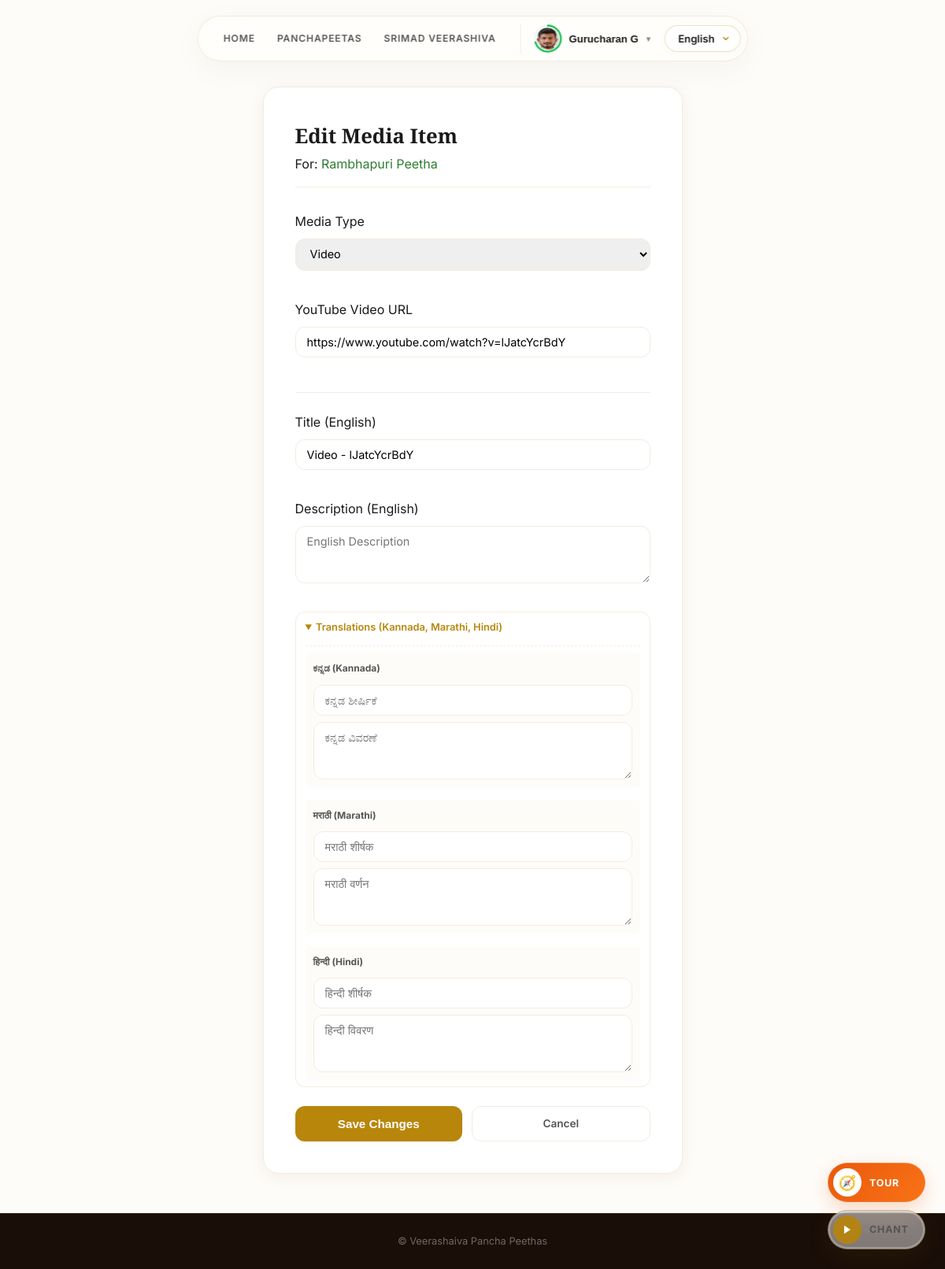
/dashboard/peetha/rambhapuri/media/20/edit/ (signed in), run on the app's committed database.
### peethas/models.py (models this page shows, shortened)
class UserProfile(models.Model):
    GENDER_CHOICES = (
        ('male', 'Male'),
        ('female', 'Female'),
        ('other', 'Other'),
    )
    user = models.OneToOneField(User, on_delete=models.CASCADE, related_name='profile_profile')
    phone_number = models.CharField(max_length=20, blank=True)
    address = models.TextField(blank=True)
    profile_pic = models.ImageField(upload_to='profile_pics/', blank=True, null=True)
    gender = models.CharField(max_length=10, choices=GENDER_CHOICES, default='male')
    gotra = models.CharField(max_length=100, blank=True)
    nakshatra = models.CharField(max_length=100, blank=True)
    rashi = models.CharField(max_length=100, blank=True)
    date_of_birth = models.DateField(null=True, blank=True)
    def completion_percentage(self):
        fields = [
            self.user.first_name,
            self.user.email,
            self.phone_number,
            self.address,
            self.profile_pic,
            self.gender,
            self.gotra,
            self.nakshatra,
            self.rashi,
            self.date_of_birth
        ]
        filled = sum(1 for f in fields if f)
        return int((filled / len(fields)) * 100)

class Peetha(models.Model):
    name = models.CharField(max_length=200)
    slug = models.SlugField(unique=True)
    acharya = models.CharField(max_length=200, help_text="Founding Acharya name")
    simhasana = models.CharField(max_length=200, help_text="Name of the Simhasana (throne)")
    location = models.CharField(max_length=300)
    state = models.CharField(max_length=100, blank=True)
    current_swamiji = models.CharField(max_length=400, blank=True)
    associated_linga = models.CharField(max_length=200)
    associated_linga_map_url = models.URLField(blank=True, help_text="Google Maps URL for the associated Linga location")
    color = models.CharField(max_length=50, help_text="CSS color for this Peetha")
    description = models.TextField(help_text="Brief summary")
    history = models.TextField(help_text="Detailed history and origin story")
    order = models.PositiveIntegerField(default=0)
    mutt_photo = models.ImageField(upload_to='peetha_media/mutts/', blank=True, null=True, help_text="Photo of the Mutt/monastery")
    swamiji_photo = models.ImageField(upload_to='peetha_media/swamiji/', blank=True, null=True, help_text="Photo of the current Jagathguru")
    swamiji_bio = models.TextField(blank=True, help_text="Biography of the current Jagathguru")
    contact_phone = models.CharField(max_length=50, blank=True)
    contact_email = models.EmailField(blank=True)
    contact_address = models.TextField(blank=True)
    live_youtube_url = models.URLField(blank=True, null=True, help_text="YouTube Live stream URL (leave blank if not active)")
    live_youtube_title = models.CharField(max_length=200, blank=True, null=True, help_text="Custom title for the live stream (defaults to 'Swamiji Divine Live Stream' if blank)")
    name_kn = models.CharField(max_length=200, blank=True)
    acharya_kn = models.CharField(max_length=200, blank=True)
    simhasana_kn = models.CharField(max_length=200, blank=True)
    location_kn = models.CharField(max_length=300, blank=True)
    current_swamiji_kn = models.CharField(max_length=400, blank=True)
    associated_linga_kn = models.CharField(max_length=200, blank=True)
    description_kn = models.TextField(blank=True)
    history_kn = models.TextField(blank=True)
    name_mr = models.CharField(max_length=200, blank=True)
    acharya_mr = models.CharField(max_length=200, blank=True)
    simhasana_mr = models.CharField(max_length=200, blank=True)
    location_mr = models.CharField(max_length=300, blank=True)
    current_swamiji_mr = models.CharField(max_length=400, blank=True)
    associated_linga_mr = models.CharField(max_length=200, blank=True)
    description_mr = models.TextField(blank=True)
    history_mr = models.TextField(blank=True)
    name_hi = models.CharField(max_length=200, blank=True)
    acharya_hi = models.CharField(max_length=200, blank=True)
    simhasana_hi = models.CharField(max_length=200, blank=True)
    location_hi = models.CharField(max_length=300, blank=True)
    current_swamiji_hi = models.CharField(max_length=400, blank=True)
    associated_linga_hi = models.CharField(max_length=200, blank=True)
    description_hi = models.TextField(blank=True)
    history_hi = models.TextField(blank=True)
    name_te = models.CharField(max_length=200, blank=True)
    acharya_te = models.CharField(max_length=200, blank=True)
    simhasana_te = models.CharField(max_length=200, blank=True)
    location_te = models.CharField(max_length=300, blank=True)
    current_swamiji_te = models.CharField(max_length=400, blank=True)
    associated_linga_te = models.CharField(max_length=200, blank=True)
    description_te = models.TextField(blank=True)
    history_te = models.TextField(blank=True)
    name_ta = models.CharField(max_length=200, blank=True)
    acharya_ta = models.CharField(max_length=200, blank=True)
    simhasana_ta = models.CharField(max_length=200, blank=True)
    location_ta = models.CharField(max_length=300, blank=True)
    current_swamiji_ta = models.CharField(max_length=400, blank=True)
    associated_linga_ta = models.CharField(max_length=200, blank=True)
    description_ta = models.TextField(blank=True)
    history_ta = models.TextField(blank=True)
    name_ml = models.CharField(max_length=200, blank=True)
    acharya_ml = models.CharField(max_length=200, blank=True)
    simhasana_ml = models.CharField(max_length=200, blank=True)
    location_ml = models.CharField(max_length=300, blank=True)
    current_swamiji_ml = models.CharField(max_length=400, blank=True)
    associated_linga_ml = models.CharField(max_length=200, blank=True)
    description_ml = models.TextField(blank=True)
    history_ml = models.TextField(blank=True)
    class Meta:
        ordering = ['order']

class PeethaMedia(models.Model):
    MEDIA_CHOICES = (
        ('photo', 'Photo'),
        ('video', 'Video'),
    )
    peetha = models.ForeignKey(Peetha, on_delete=models.CASCADE, related_name='media')
    media_type = models.CharField(max_length=10, choices=MEDIA_CHOICES, default='photo')
    photo_file = models.ImageField(upload_to='peetha_media/photos/', blank=True, null=True)
    youtube_url = models.URLField(blank=True, null=True, help_text="YouTube Video URL")
    title = models.CharField(max_length=200)
    description = models.TextField(blank=True)
    uploaded_at = models.DateTimeField(auto_now_add=True)
    title_kn = models.CharField(max_length=200, blank=True)
    description_kn = models.TextField(blank=True)
    title_mr = models.CharField(max_length=200, blank=True)
    description_mr = models.TextField(blank=True)
    title_hi = models.CharField(max_length=200, blank=True)
    description_hi = models.TextField(blank=True)
    title_te = models.CharField(max_length=200, blank=True)
    description_te = models.TextField(blank=True)
    title_ta = models.CharField(max_length=200, blank=True)
    description_ta = models.TextField(blank=True)
    title_ml = models.CharField(max_length=200, blank=True)
    description_ml = models.TextField(blank=True)
    class Meta:
        ordering = ['-uploaded_at']

### peethas/views.py (the view)
# urls.py: path('dashboard/peetha/<slug:slug>/media/<int:pk>/edit/', views.media_edit, name='media_edit'),
@login_required(login_url='peethas:login')
def media_edit(request, slug, pk):
    peetha = get_object_or_404(Peetha, slug=slug)
    check_peetha_authorization(request.user, peetha)
    media_item = get_object_or_404(PeethaMedia, pk=pk, peetha=peetha)
    if request.method == 'POST':
        form = PeethaMediaEditForm(request.POST, request.FILES, instance=media_item)
        if form.is_valid():
            form.save()
            messages.success(request, "Media item updated successfully.")
            return redirect('peethas:dashboard_peetha', slug=peetha.slug)
        else:
            for error in form.errors.values():
                messages.error(request, error)
    else:
        form = PeethaMediaEditForm(instance=media_item)
    lang = get_language(request)
    return render(request, 'peethas/dashboard_edit.html', {
        'peetha': peetha,
        'edit_type': 'media',
        'media_item': media_item,
        'form': form,
        'labels': TRANSLATIONS['en'],
        'lang': lang,
    })

### peethas/templates/peethas/dashboard_edit.html (shortened to what this page needs)
{% extends "peethas/index.html" %}
{% block content %}
<section class="edit-section">
    <div class="container">
        <div class="edit-card">
            <div class="edit-header">
                <h2>Edit {% if edit_type == 'media' %}Media Item{% elif edit_type == 'travel' %}Travel Event{% elif edit_type == 'building' %}Building{% else %}Pooja/Seva{% endif %}</h2>
                <p>For: <span class="peetha-name" style="color: {{ peetha.color }};">{{ peetha.name }}</span></p>
            </div>
            <form method="post" enctype="multipart/form-data" class="dashboard-form edit-form">
                {% if edit_type == 'media' %}
                    <div class="form-group">
                        <label for="media-type-select">Media Type</label>
                        {{ form.media_type }}
                    </div>
                    <div class="form-group" id="video-field-wrapper" {% if media_item.media_type != 'video' %}style="display: none;"{% endif %}>
                        <label for="youtube-url-input">YouTube Video URL</label>
                        {{ form.youtube_url }}
                    </div>
                    <hr class="form-divider">
                    <div class="form-group">
                        <label>Title (English)</label>
                        {{ form.title }}
                    </div>
                    <div class="form-group">
                        <label>Description (English)</label>
                        {{ form.description }}
                    </div>
                    <details class="multilingual-details" open>
                        <summary>Translations (Kannada, Marathi, Hindi)</summary>
                        <div class="translation-fields">
                            <div class="lang-section-block">
                                <h5>ಕನ್ನಡ (Kannada)</h5>
                                {{ form.title_kn }}
                                {{ form.description_kn }}
                            </div>
                            <div class="lang-section-block">
                                <h5>मराठी (Marathi)</h5>
                                {{ form.title_mr }}
                                {{ form.description_mr }}
                            </div>
                            <div class="lang-section-block">
                                <h5>हिन्दी (Hindi)</h5>
                                {{ form.title_hi }}
                                {{ form.description_hi }}
                            </div>
                        </div>
                    </details>
                {% endif %}
                <div class="form-actions edit-actions">
                    <button type="submit" class="btn-primary">Save Changes</button>
                    <a href="{% url 'peethas:dashboard_peetha' peetha.slug %}" class="btn-secondary">Cancel</a>
                </div>
            </form>
        </div>
    </div>
</section>
{% endblock %}

### peethas/templates/peethas/index.html (shortened to what this page needs)
{% load static socialaccount %}
<!DOCTYPE html>
<html lang="en">
<head>
    <link rel="stylesheet" href="{% static 'css/styles.css' %}?v=4.2">
</head>
<body>
    <header class="site-header">
        <div class="container header-container">
            <nav class="nav-links">
                {% block nav_items %}
                <a href="{% url 'peethas:home' %}" class="nav-link">{{ labels.nav_home|default:"Home" }}</a>
                <a href="{% url 'peethas:home' %}#divine-heritage" class="nav-link">{{ labels.divine_heritage_title }}</a>
                <a href="{% url 'peethas:home' %}#veerashaiva-section" class="nav-link">{{ labels.veerashaiva_title }}</a>
                {% endblock %}
                {% block nav_auth %}
                {% if user.is_authenticated %}
                    <div class="nav-profile-dropdown">
                        <button type="button" class="dropdown-trigger-btn" onclick="toggleUserDropdown(event)" title="Profile Completion: {{ user.profile.completion_percentage }}%">
                            <div style="position: relative; width: 38px; height: 38px; display: flex; align-items: center; justify-content: center; flex-shrink: 0;">
                                <div style="width: 28px; height: 28px; border-radius: 50%; overflow: hidden; background: #f8fafc; display: flex; align-items: center; justify-content: center; z-index: 1;">
                                    {% if user.profile.profile_pic %}
                                        <img src="{{ user.profile.profile_pic.url }}" alt="Profile" style="width: 100%; height: 100%; object-fit: cover;">
                                    {% endif %}
                                </div>
                            </div>
                            <span class="dropdown-trigger-name">{{ user.first_name|default:user.username }}</span>
                            <span class="dropdown-trigger-arrow">▼</span>
                        </button>
                    </div>
                {% endif %}
                {% endblock %}
            </nav>
            <div class="lang-selector-container">
                <div class="custom-dropdown" id="langDropdown">
                    <button class="dropdown-trigger">
                        <span class="current-lang">
                            {% if lang == 'en' %}English{% elif lang == 'kn' %}ಕನ್ನಡ{% elif lang == 'mr' %}मराठी{% elif lang == 'hi' %}हिन्दी{% elif lang == 'te' %}తెలుగు{% elif lang == 'ta' %}தமிழ்{% elif lang == 'ml' %}മലയാളം{% else %}English{% endif %}
                        </span>
                        <span class="dropdown-arrow"></span>
                    </button>
                </div>
            </div>
        </div>
    </header>
    <main>
        {% block content %}{% endblock %}
    </main>
    <footer class="site-footer">
        <div class="container">
            <p>&copy; Veerashaiva Pancha Peethas</p>
        </div>
    </footer>
    <div id="tour-trigger-container" class="tour-trigger-container" style="position: fixed; bottom: 85px; right: 25px; z-index: 1000;">
        <button id="startTourBtn" class="tour-floating-btn" style="background: linear-gradient(135deg, #ea580c, #f97316); color: white; border: 1px solid rgba(255,255,255,0.15); border-radius: 40px; padding: 6px 16px 6px 6px; display: flex; align-items: center; gap: 10px; font-family: 'Inter', sans-serif; cursor: pointer; box-shadow: 0 8px 24px rgba(234, 88, 12, 0.22); transition: all 0.4s cubic-bezier(0.34, 1.56, 0.64, 1); width: 124px; height: 50px; box-sizing: border-box;" onclick="if(window.onboardingTour) window.onboardingTour.startTour();">
            <div class="tour-icon-circle" style="background: white; border-radius: 50%; width: 36px; height: 36px; display: flex; align-items: center; justify-content: center; font-size: 1.15rem; flex-shrink: 0;">🧭</div>
            <span class="tour-label-text" style="font-size: 0.78rem; font-weight: 700; color: white; text-transform: uppercase; letter-spacing: 0.8px;">{% if lang == 'kn' %}ಪ್ರವಾಸ{% else %}Tour{% endif %}</span>
        </button>
    </div>
    {% if devotional_chanting_enabled %}
    <div id="devotional-player" class="devotional-audio-player">
        <button class="player-toggle-btn" onclick="togglePlayState()" title="Play Om Namah Shivaya Chanting">
            <svg class="play-icon" viewBox="0 0 24 24" fill="currentColor">
                <polygon points="5 3 19 12 5 21 5 3"></polygon>
            </svg>
        </button>
        <span class="player-label">Chant</span>
    </div>
    {% endif %}
</body>
</html>

### data on the page
Peetha: name "Rambhapuri Peetha"
PeethaMedia: media_type "Video", youtube_url "https://www.youtube.com/watch?v=lJatcYcrBdY", title "Video - lJatcYcrBdY"

### other printed values
{{ labels.nav_home|default:"Home" }} "HOME"
{{ labels.divine_heritage_title }} "PANCHAPEETAS"
{{ labels.veerashaiva_title }} "SRIMAD VEERASHIVA"
{{ user.first_name|default:user.username }} "Gurucharan G"
